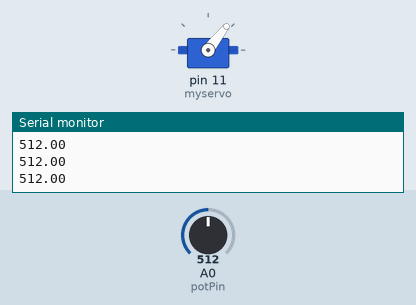
Recording of a sketch running on a simulated Arduino Uno, built with avr-gcc and run on an emulated ATmega328P. On the bench: servo, the last lines printed to the serial monitor. The test bench sets the inputs (shaded band); at power-on: A0 (potPin) = 512.

Above: at 1.2 s.
1.3 s: A0 (potPin) set to 716
At 1.9 s:
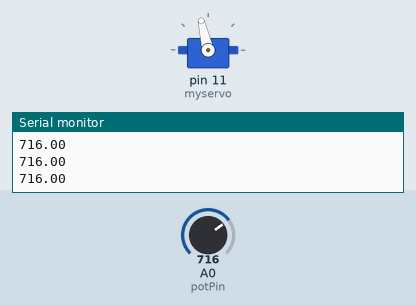
2.9 s: A0 (potPin) set to 900
At 3.5 s:
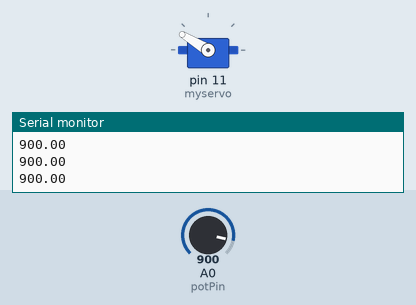
4.5 s: A0 (potPin) set to 1023
At 5.1 s:
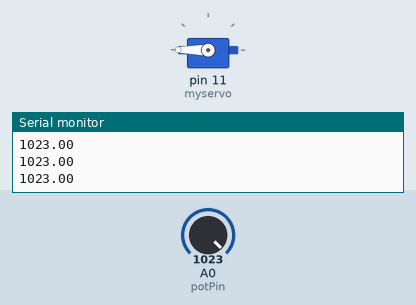
6.1 s: A0 (potPin) set to 306
At 6.8 s:
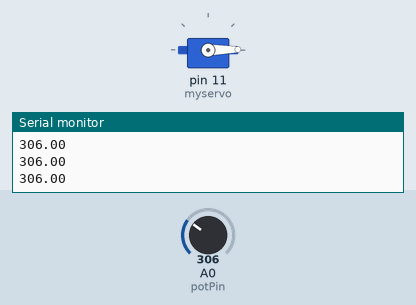
7.7 s: A0 (potPin) set to 511
At 8.4 s:
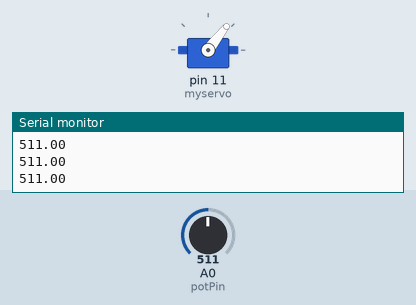
Timing chart, 0 to 10.3 s (numbered marks = the images above; inputs shaded):
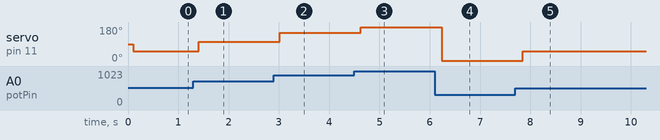

Measured:
- after the input at 1.3 s, servo on pin 11 (myservo): 52° → 103° after 0.11 s
- after the input at 2.9 s, servo on pin 11 (myservo): 103° → 149° after 0.12 s
- after the input at 4.5 s, servo on pin 11 (myservo): 149° → 180° after 0.13 s
- after the input at 6.1 s, servo on pin 11 (myservo): 180° → 1° after 0.14 s
- after the input at 7.7 s, servo on pin 11 (myservo): 1° → 52° after 0.15 s

The sketch:

Potenciometro.ino
```cpp
// C++ code
#include <Servo.h>

Servo myservo;

int potPin = A0; //Pin do potenciometro
float valor = 0;

//Servo Values
float current_pos;
float ratio;


void setup()
{
  pinMode(A0, INPUT);
  pinMode(11,OUTPUT);//Pin do servo
  Serial.begin(9600);
  myservo.attach(11);
}

void loop()
{
  valor = analogRead(potPin);

  Serial.println(valor);

  delay(100);


  myservo.write((valor-300)/(1023-300)*180);

}
```
